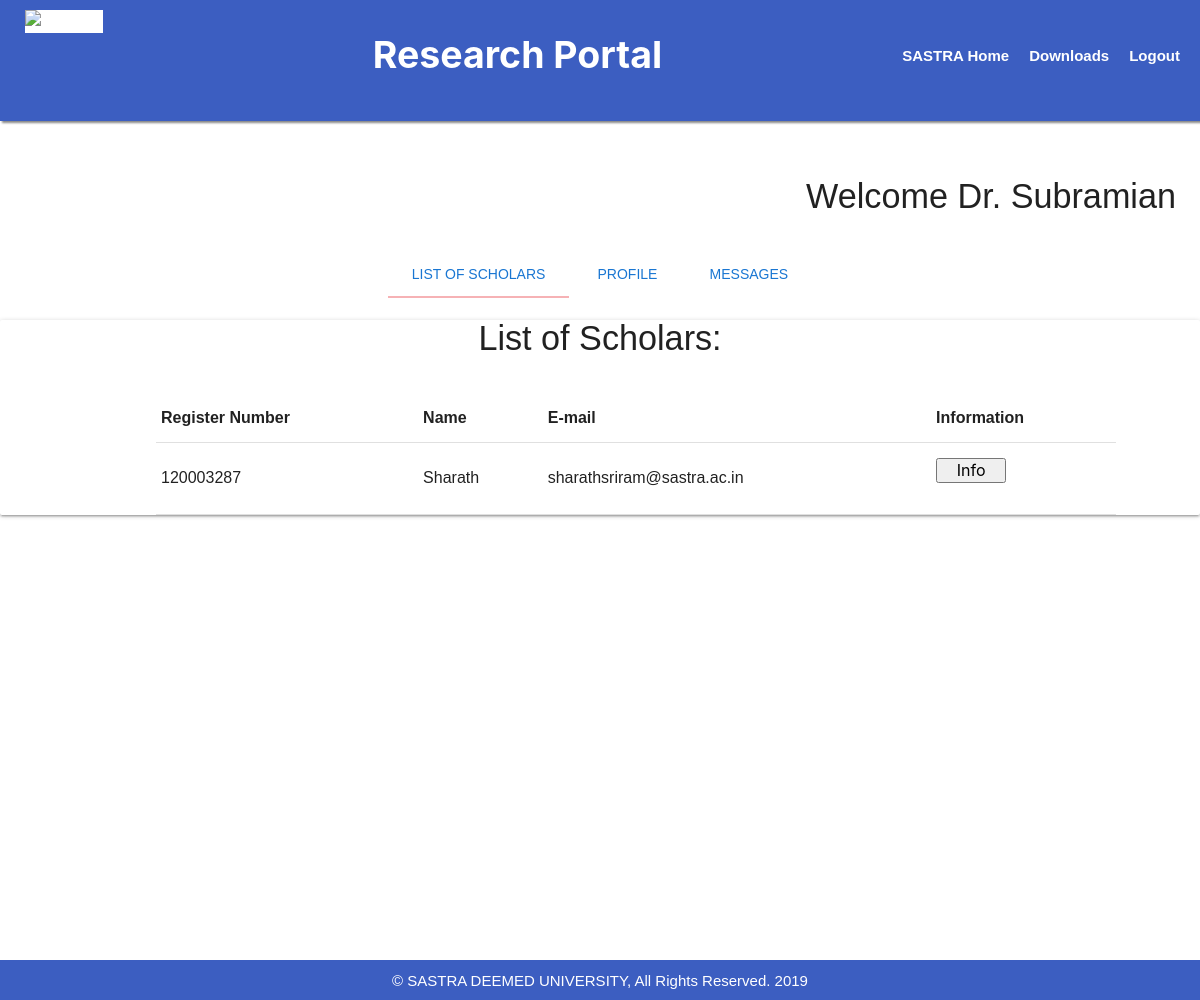
/supervisor1 (signed in), run on an earlier commit of the app's database.
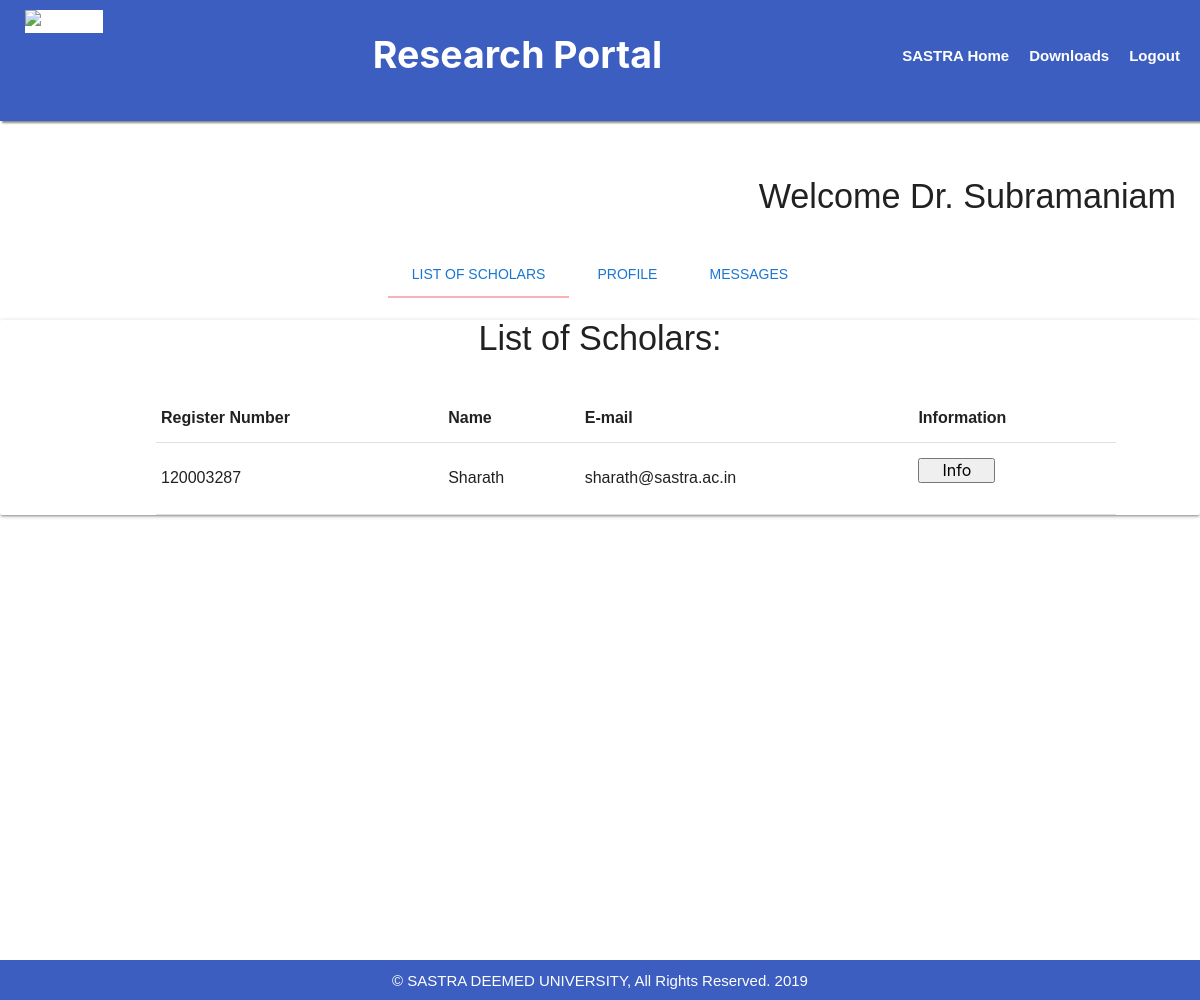
And on a later commit of the database.
### Research/models.py (models this page shows)
class Su_Personal_Det(models.Model):
   supervisor=models.OneToOneField(Supervisor)
   name=models.CharField(max_length=50)
   phno=models.PositiveIntegerField()
   email=models.EmailField()
   pemail=models.EmailField()
   sex=models.CharField(max_length=10)
   school=models.CharField(max_length=30)
   aoi=models.CharField(max_length=500)
   institution=models.CharField(max_length=500)
   designation=models.CharField(max_length=300)

class Personal_Det(models.Model):
   name=models.CharField(max_length=50)
   scholar=models.OneToOneField(Scholar)
   email=models.EmailField()
   pemail=models.EmailField()
   category=models.CharField(max_length=10)
   school=models.CharField(max_length=30)
   phno=models.CharField(max_length=11)
   retitle=models.CharField(max_length=500)
   typet=models.CharField(max_length=30)
   regdate=models.CharField(max_length=10)
   sex=models.CharField(max_length=10)
   dob=models.CharField(max_length=10)
   supervisor=models.ForeignKey(Supervisor)
   institution=models.CharField(max_length=500)
   institution_ad=models.CharField(max_length=500)

class Scholar(models.Model):
   regno=models.CharField(max_length=17,primary_key=True)
   password=models.CharField(max_length=30)
   approved=models.BooleanField(default=False)

### Research/views.py (the view)
# urls.py: url(r'^supervisor1',supervisor1),
def supervisor1(request):
  if request.session.has_key('mid') or request.session.has_key('regno'):
     logg="Logout"
  else:
     logg="Login"
  if request.session.has_key('stored'):
     del request.session['stored']
  mid=request.session['mid']
  unread=0
  dbMessages=Message.objects.filter(supervisorText__mid=mid)
  for message in dbMessages:
    if message.schunread==True:
      unread=unread+1
  dbP=Su_Personal_Det.objects.get(supervisor__mid=mid)
  dbPu=Publications.objects.filter(supervisors__mid=mid).values()
  dbSch=Personal_Det.objects.filter(supervisor__mid=mid)
  if unread==0:
    unread=""
  return render(request,"supervisor1.html",{"logg":logg,"pubs":dbPu,"sch":dbSch,"name":dbP.name,"email":dbP.email,"sex":dbP.sex,"school":dbP.school,"mid":dbP.supervisor.mid,"aoi":dbP.aoi,"dbMessages":dbMessages,"unread":unread})

### Templates/supervisor1.html (shortened to what this page needs)
{%load static%}
<html>
<head>
	<link rel="stylesheet" href="https://cdnjs.cloudflare.com/ajax/libs/materialize/1.0.0/css/materialize.min.css">
	<link rel="stylesheet" href="{%static 'header.css' %}">
	<link rel="stylesheet" href="{% static 'supervisor.css' %}">
	<link rel="stylesheet" href="https://use.fontawesome.com/releases/v5.6.3/css/all.css">
</head>
<body oncontextmenu="return false" >
		<div id="navbar">
				<a href="/logq" class="buttons">{{logg}}</a>
				<a href="javascript:void(0)" class="buttons">Downloads</a>
					<a href="http://www.sastra.edu" class="buttons">SASTRA Home</a>
					<p class="main">Research Portal</p>
				<a href="http://www.sastra.edu" class="brand-logo"><div class="logo2"><img src="https://www.sastra.edu/images/sastra/SASTRA_DEEMED_NEW_1.png" alt="SASTRA" /></div></a>
		</div>
							<h4><p class="welcome">Welcome Dr. {{name}}</p></h4>
							<center><div class="hold">
									<div class="holding s-12">
										<ul class="tabs">
											<li class="tab"><a class="tabbed" href="#scholars"> <span class="blue-text text-darken-2">List of Scholars</span></a></li>
											<li class="tab"><a class="tabbed" href="#profile"> <span class="blue-text text-darken-2">Profile</span></a></li>
											<li class="tab"><a class="tabbed" href="#messages"> <span class="blue-text text-darken-2">Messages</span></a></li>
										</ul>
									</div>
								</div></center>
                      <div id="scholars">
						  <div class="card">
					  <h4><center>List of Scholars: </center></h4>
					  <br>
						<table>
							<tr>
								<th>Register Number</th>
								<th>Name</th>
								<th>E-mail</th>
								<th>Information</th>
				      </tr>
            {%for s in sch%}
						<tr>
							<td >{{s.scholar.regno}}</td>
							<td >{{s.name}}</td>
							<td >{{s.email}}</td>
							<td>
								<form method="POST" action="http://127.0.0.1:8000/storesch/">
									<input style="width:40%" type="submit" name="Info" value="Info">
								</form>
							</td>
						</tr>
						{%endfor%}
					</table>
				</div>
				</div>
	<br><br><br><br><br><br><br><br><br><br><br>
	<div class="footer">
			<p class="footer-text">&copy; SASTRA DEEMED UNIVERSITY, All Rights Reserved. 2019</p>
		</div>
</body>
</html>

What changed in the data, as far as the page shows it:
removed Su_Personal_Det: name "Subramian"
removed Personal_Det: scholar.regno "120003287", name "Sharath", email "sharathsriram@sastra.ac.in"
added Su_Personal_Det: name "Subramaniam"
added Personal_Det: scholar.regno "120003287", name "Sharath", email "sharath@sastra.ac.in"
